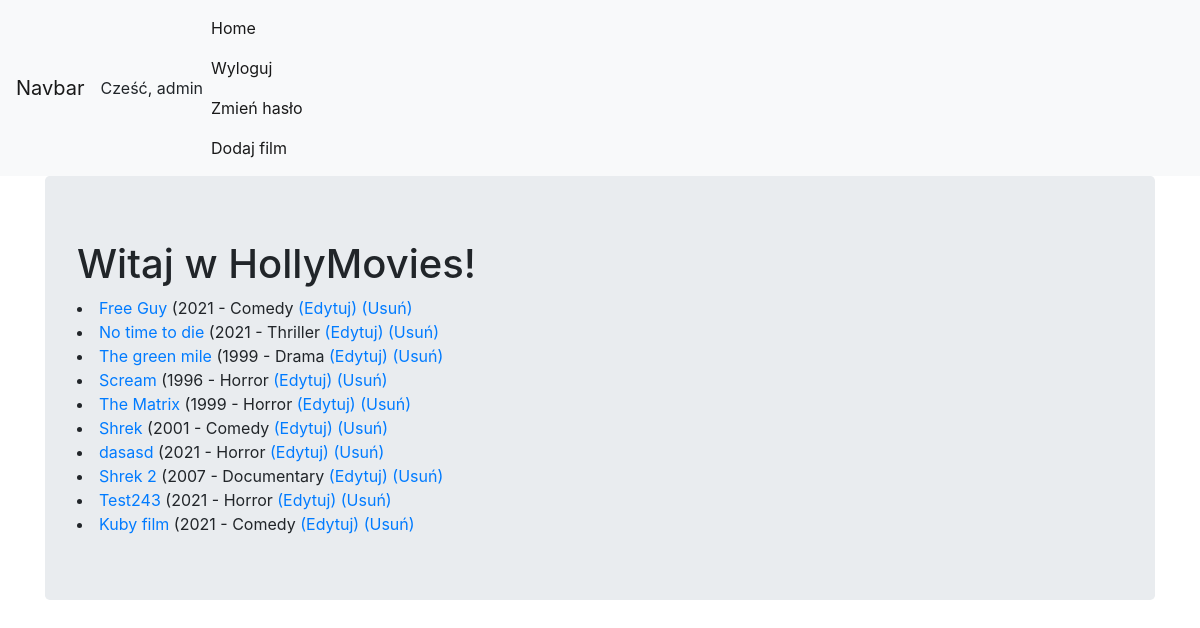
The app's page / (signed in) with its own data.
### viewer/models.py (models this page shows, shortened)
class Movie(Model):
    title = CharField(max_length=128)
    genre = ForeignKey(Genre, on_delete=DO_NOTHING)  # kiedy usuwamy film zostawiamy gatunek
    rating = IntegerField()
    released = DateField()
    description = TextField()
    created = DateTimeField(auto_now_add=True)  # zawsze bieżący czas

class Genre(Model):
    name = CharField(max_length=128)

### viewer/views.py (the view)
# urls.py: path('', MoviesView.as_view(), name='index'),
class MoviesView(ListView):
    template_name = 'movies.html'
    model = Movie

### viewer/templates/movies.html (shortened to what this page needs)
{% extends "base.html" %}
{% block content %}
    <h1>Witaj w HollyMovies!</h1>
    {% for movie in object_list %}
        <li>
            <a href="{% url 'movie_detail' movie.id %}">{{movie.title}}</a>
            ({{ movie.released.year }} - {{ movie.genre.name }}
            <a href="{% url 'movie_update' movie.id %}">(Edytuj)</a>
            <a href="{% url 'movie_delete' movie.id %}">(Usuń)</a>
        </li>
    {% endfor %}
{% endblock %}

### viewer/templates/base.html (shortened to what this page needs)
{% load static %}
<!DOCTYPE html>
<html {% if LANGUAGE_CODE %} lang="{{ LANGUAGE_CODE }}" {% endif %} >
<head>
    <link rel="stylesheet" href="https://cdn.jsdelivr.net/npm/bootstrap@4.6.0/dist/css/bootstrap.min.css">
</head>
<body>
    <nav class="navbar navbar-expand-lg navbar-light bg-light">
        <a class="navbar-brand" href="{% url 'index' %}">Navbar</a>
        {% if user.is_authenticated %}
            <div>
                {% if user.first_name %}Cześć, {{ user.first_name }}
                {% else %}Cześć, {{ user.username }} {% endif %}
            </div>
        {% endif %}
        <div class="collapse navbar-collapse" id="navbarSupportedContent">
            <ul class="navbar-nav mr-auto">
                <li class="nav-item active">
                    <a class="nav-link" href="#">Home <span class="sr-only">(current)</span></a>
                    {% if user.is_authenticated %}
                        <a class="nav-link" href="{% url 'logout' %}">Wyloguj</a>
                        <a class="nav-link" href="{% url 'password_change' %}">Zmień hasło</a>
                    {% else %}
                        <a class="nav-link" href="{% url 'login' %}">Zaloguj</a>
                        <a class="nav-link" href="{% url 'sign_up' %}">
                            Zarejestruj się
                        </a>
                    {% endif %}
                    <a class="nav-link" href="{% url 'movie_create' %}">Dodaj film</a>
                </li>
            </ul>
        </div>
    </nav>
    <div class="container">
        <div class="jumbotron">
            {% block content %}
            {% endblock %}
        </div>
    </div>
</body>
</html>

### records on screen
Movie: title "Free Guy", released.year "2021", genre.name "Comedy"
Movie: title "No time to die", released.year "2021", genre.name "Thriller"
Movie: title "The green mile", released.year "1999", genre.name "Drama"
Movie: title "Scream", released.year "1996", genre.name "Horror"
Movie: title "The Matrix", released.year "1999", genre.name "Horror"
Movie: title "Shrek", released.year "2001", genre.name "Comedy"
Movie: title "dasasd", released.year "2021", genre.name "Horror"
Movie: title "Shrek 2", released.year "2007", genre.name "Documentary"
Movie: title "Test243", released.year "2021", genre.name "Horror"
Movie: title "Kuby film", released.year "2021", genre.name "Comedy"

### other values on screen
{{ user.username }} "admin"
